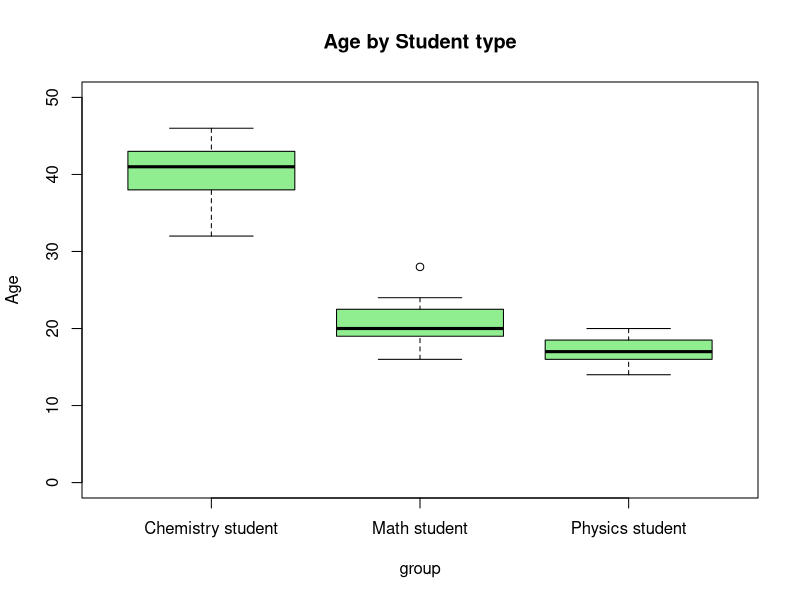
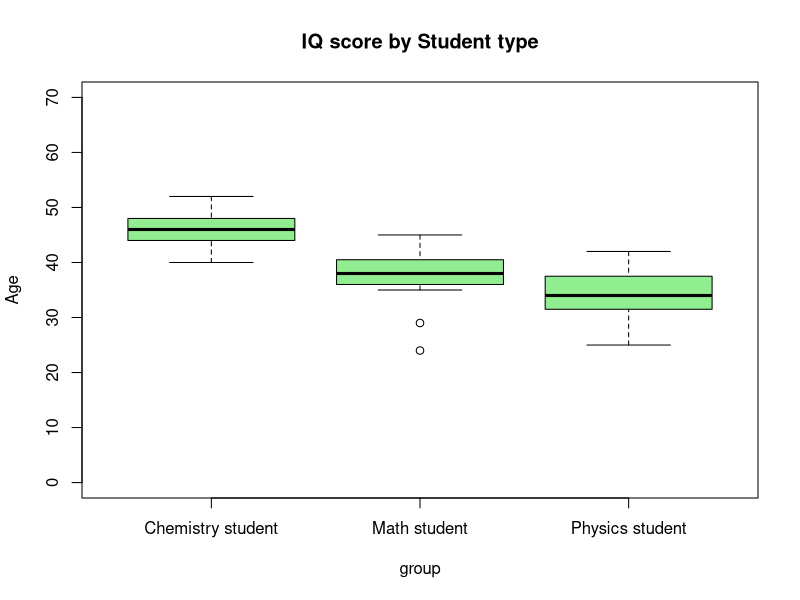

R code for these plots, in order:
## ---- chunk 1
knitr::opts_chunk$set(echo = TRUE)
## ---- chunk 2
# Load the student IQ data set. 
data <- read.csv('iq_data.csv')
attach(data)

# Check for factor of categorical variable
is.factor(data$group)
data$group <- as.factor(data$group)


# number of students in each group
table(data$group)

## ---- chunk 3
################################
# Summarize data by test score #
################################

# Calculate mean, SD of iq score by groups
aggregate(data$iq, by=list(data$group), summary)
aggregate(data$iq, by=list(data$group), sd)


#########################
# Summarize data by age #
#########################

# Calculate mean, SD of age by groups
aggregate(data$age, by=list(data$group), summary)
aggregate(data$age, by=list(data$group), sd)

## ---- chunk 4

############################
#  Graphical visualisation #
############################

# Boxplot data 

boxplot(data$age~data$group, data=data, main="Age by Student type", xlab="group",  ylab="Age", ylim=c(0, 50),
        col = 'light green')

boxplot(data$iq~data$group, data=data, main="IQ score by Student type", xlab="group",  ylab="Age", ylim=c(0, 70),
        col = 'light green')


## ---- chunk 5
qf (.95 , df1 =2, df2 =42)

## ---- chunk 6
# aov( data$response ~ data$group )
m <- aov( data$iq~data$group, data = data )

# pass the anova model object to the summary function .
summary (m)
## ---- chunk 7
# pairwise test with TukeyHSD
TukeyHSD(m)

## ---- chunk 8
# Create dummy variables
data$Math    <- ifelse(group == 'Math student', 1, 0)
data$Physics <- ifelse(group == 'Physics student', 1, 0)

# Create the model
lm.model <- lm(data$iq ~ data$Math + data$Physics, data = data)

summary(lm.model)

## ---- chunk 9
#install.packages ('car')
#install.packages('emmeans')

library (car)
library(emmeans)

# Re-run Anova adjusting for Age
Anova(lm(data$iq ~ data$group + data$age), type=3)

## ---- chunk 10

my.model <- lm( data$iq ~ data$group + data$age , data = data )
emm_options(contrasts = c('contr . treatment',  'contr . poly'))

# P value adjustment: tukey method
emmeans(my.model, specs = "group") # , contr = "pairwise",  adjust="tukey")
